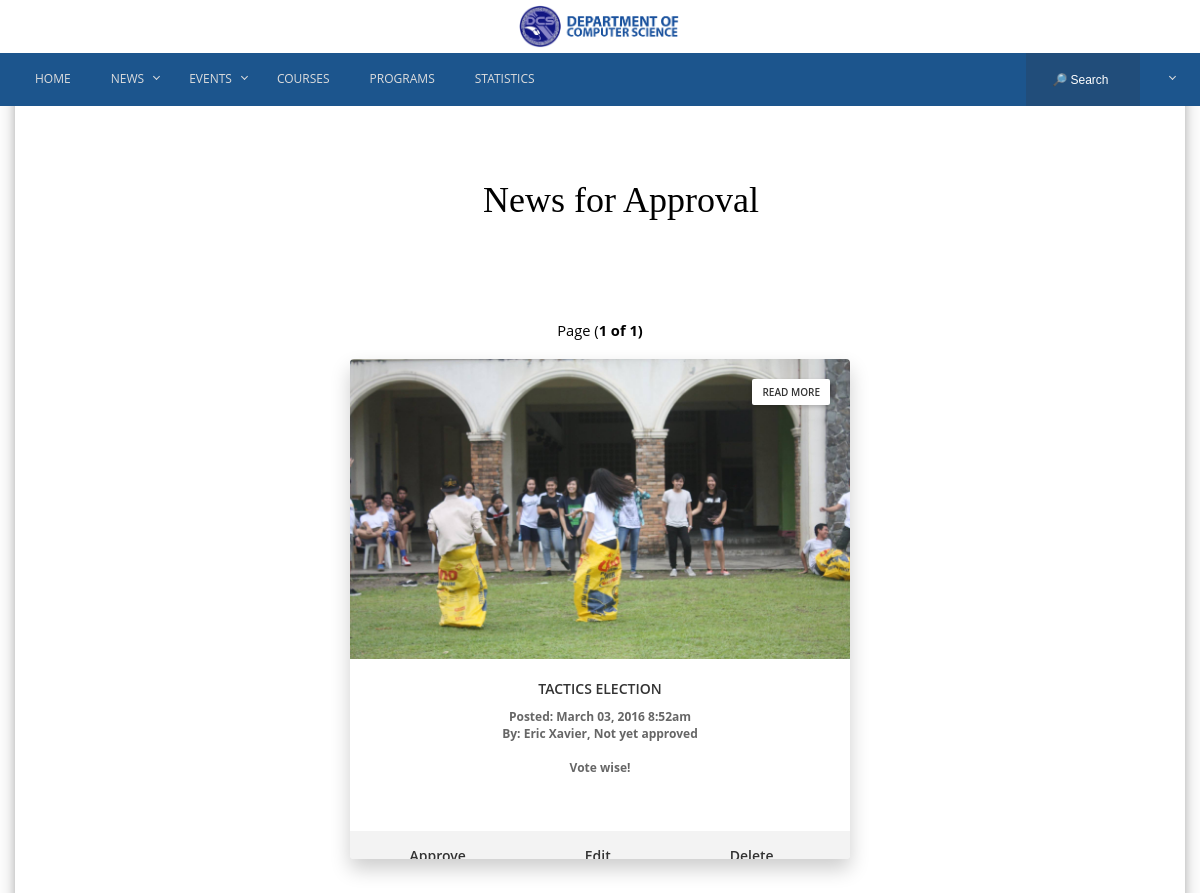
/news/newsForApproval.php, run on the app's committed database.
### tables this page shows
CREATE TABLE IF NOT EXISTS `news` (
  `news_id` int(11) NOT NULL,
  `user_id` int(6) NOT NULL,
  `picture_id` int(11) DEFAULT NULL,
  `title` varchar(100) NOT NULL,
  `details` text,
  `date_posted` datetime DEFAULT NULL,
  faculties tinyint(1) DEFAULT 0,
  students tinyint(1) DEFAULT 0,
  alumnus tinyint(1) DEFAULT 0,
  guests tinyint(1) DEFAULT 0,
  `is_approved` tinyint(1) NOT NULL,
   user_type tinyint(1) NOT NULL
);

CREATE TABLE IF NOT EXISTS `picture` (
  `picture_id` int(11) NOT NULL,
  `file_name` varchar(32) DEFAULT NULL,
  `file_path` varchar(32) DEFAULT NULL
);

CREATE TABLE IF NOT EXISTS `users` (
  `user_id` int(6) NOT NULL,
  `user_type` tinyint(1) NOT NULL,
  `username` varchar(10) NOT NULL,
  `password` varchar(32) NOT NULL,
  `first_name` varchar(25) NOT NULL,
  `middle_name` varchar(25) NOT NULL,
  `last_name` varchar(25) NOT NULL,
  `gender` char(1) NOT NULL,
  `birth_date` date NOT NULL,
  `address` text NOT NULL,
  `major` enum('IS','IT','CS','') NOT NULL,
  `gbox_acct` varchar(48) NOT NULL
);

### news/newsForApproval.php (the view, shortened to what this page needs)
<?php
	include('connection.php');
?>
<html>
	<head>
		<link rel="stylesheet" href="functionalities/css/contactus.css">
		<link rel="stylesheet" href="functionalities/css/calendar.css">
		<link rel="stylesheet" href="css/styles.css">
		<link rel="stylesheet" href="css/navbar-footer.css">
		<link rel="stylesheet" href="css/calendar.css">
		<link rel="stylesheet" href="css/events.css">
		<link rel="stylesheet" href="css/eventlist.css">
	</head>
<body>
<div class="toplogo">
	<a href='../home.php'><img src="css/temp/dcs-sign.png" /></a>
</div>
<?php
	require('navbar.php');
?>
	<div class="container">
		<div class="content-wrapper" >
			<div class="ptcontainer">
				<div class = "pagetitle">
           			<p> News for Approval</p>
            	</div>
            </div><br><br><br>
			<div class="content">
			<?php
				$sql = "SELECT count(*) from news WHERE is_approved = 0";
				$query = mysqli_query($conn, $sql);
				$row = mysqli_fetch_row($query);
				$rows = $row[0];
				$page_rows = 2;
				$last = ceil($rows/$page_rows);
				$pagenum = 1;
				$limit = 'LIMIT ' . ($pagenum - 1) * $page_rows . ', ' . $page_rows;
				$sql = "select * from news n, picture p, users u where n.picture_id = p.picture_id and u.user_id = n.user_id and n.is_approved = 0 order by date_posted desc $limit";
				$query = mysqli_query($conn, $sql);
				$textline2 = "Page (<b>$pagenum<b> of <b>$last<b>)";
			?>
			<?php
				if($rows == 0){
					echo '<i><div>There are no News that are posted by students.<div></i>';
				}else{
					echo "<p> $textline2</p>";
					while($row =  mysqli_fetch_array($query)){
						if($row['is_approved'] && ($_SESSION['user_type'] == 6 || $_SESSION['user_type'] == 7 || $_SESSION['user_type'] == 8)){
							$date = date("F m, Y g:ia", strtotime($row['date_posted']));
							?>
							<div class="card">
							    <div class="card-img">
							    	<img src="<?php echo $row['file_path']?>">
							      	<?php echo '<a class="rdmr" onclick="readMore(' .  $row['news_id'] . ')">Read More</a>';?>
							    </div>
							    <div class="card-content">
							      	<div class="title"><?php echo $row['title'] ?></div>
							      	<div class="desc">
							      	<?php
						      			$words = explode(' ', $row['details']);
						      			echo '<strong>Posted: ' . $date . ' </strong><br>';
						      			echo '<strong>By: ' . $row['first_name'] . ', ';
						      			if($row['is_approved'] == 0)
						      				echo 'Not yet approved</strong><br><br>';
						      			else
						      				echo 'Approved</strong><br><br>';
						      			if(count($words) > 4){
							      			for($i = 0; $i < 5; $i++){
							      				echo $words[$i] . ' ';
							      			}
							      			echo '....';
						      			}else
						      				echo $row['details'];
										?>
									</div>
								</div>
							</div>
							<?php
							}else{
								if($_SESSION['user_type'] == 0 || $_SESSION['user_type'] == 1 || $_SESSION['user_type'] == 2 || $_SESSION['user_type'] == 3 || $_SESSION['user_type'] == 5){
									$date = date("F m, Y g:ia", strtotime($row['date_posted']));
								?>
									<div class="card">
									    <div class="card-img">
									    	<img src="<?php echo $row['file_path']?>">
									      	<?php echo '<a class="rdmr" onclick="readMore(' .  $row['news_id'] . ')">Read More</a>';?>
									    </div>
									    <div class="card-content">
									      	<div class="title"><?php echo $row['title'] ?></div>
									      	<div class="desc">
									      	<?php
								      			$words = explode(' ', $row['details']);
								      			echo '<strong>Posted: ' . $date . ' </strong><br>';
								      			echo '<strong>By: ' . $row['first_name'] . ', ';
								      			if($row['is_approved'] == 0)
								      				echo 'Not yet approved</strong><br><br>';
								      			else
								      				echo 'Approved</strong><br><br>';
								      			if(count($words) > 4){
									      			for($i = 0; $i < 5; $i++){
									      				echo $words[$i] . ' ';
									      			}
									      			echo '....';
								      			}else
								      				echo $row['details'];
								      			if($row['user_type'] == 5 && $row['is_approved'] == 0 && ($_SESSION['user_type'] == 0 || $_SESSION['user_type'] == 1 || $_SESSION['user_type'] == 2 || $_SESSION['user_type'] == 3)){?>
											    	<div class="admin-btn">
											    		<div class="edit" style="padding: 0 -20% 0px -0;" onclick="approve(<?php echo $row['news_id']?>)"> <span>Approve</span>
												      	</div>
												    	<div class="edit" style="padding: 0px -5px 0px -5px" onclick="editNewsFunction(<?php echo $row['news_id']?>)"> <span>Edit</span>
												      	</div>
												      	<div class="delete" style="padding: 0px -5px 0px -5px" onclick="deleteNews(<?php echo $row['news_id']?>)"> <span>Delete</span>
												      	</div>
												    </div>
											</div>
										</div>
									</div>
									<?php
									}
								}
							}
						}
					}
				?>
 			</div>
		</div>
	</div>
</body>
<html>

### css/calendar.css (style rules this page uses)
.content-wrapper { box-shadow: 0 4px 8px 0 rgba(0, 0, 0, 0.2), 0 6px 20px 0 rgba(0, 0, 0, 0.19); }
.content { margin: 100px 0 auto; padding-top: 7%; padding-bottom: 0; height: 80%; height: 100%; overflow: hidden; }

### news/css/styles.css (style rules this page uses)
body, html { margin: 0; padding: 0; overflow-x: hidden; }
.toplogo { background: white; width: 100%; display: block; margin: 0 auto; position: fixed; z-index: 2; }
.toplogo a img { padding: 5px; display: block; margin: 0 auto; height: 43px; z-index: 10000; }
.container { padding-right:15px; padding-left:15px; margin: 0 auto; }
.content { margin-top: 25px; }
@media (min-width:768px) { .container { width:750px } }
@media (min-width:992px) { .container { width:970px } }
@media (min-width:1200px) { .container { width:1170px } }
body { font-family: 'Open Sans', sans-serif; text-align: justify; font-size: 11pt; }
a { text-decoration: none; color: white; }

### news/css/calendar.css (style rules this page uses)
.content-wrapper { box-shadow: 0 4px 8px 0 rgba(0, 0, 0, 0.2), 0 6px 20px 0 rgba(0, 0, 0, 0.19); }
.content { margin: 100px 0 auto; padding-top: 7%; padding-bottom: 0; height: 80%; height: 100%; overflow: hidden; }

### news/css/events.css (style rules this page uses)
.content-wrapper { box-shadow: 0 4px 8px 0 rgba(0, 0, 0, 0.2), 0 6px 20px 0 rgba(0, 0, 0, 0.19); }
.content { margin: 100px 0 auto; padding: 0; height: 80%; display: flex; height: 100%; overflow: hidden; }

### news/css/eventlist.css (style rules this page uses)
.card { background: #FFFFFF; width: 500px; border-radius: 4px; box-shadow: 0 10px 20px rgba(0, 0, 0, 0.2); margin: 5px 30px 0 30px; overflow: hidden; display: inline-block; height: 500px; }
.card-img { position: relative; height: 300px; text-align: center; overflow: hidden; background-size: cover; background-position: center; }
.card-img img { width: 100%; }
.content { padding: 0; display: block; text-align: center; }
.rdmr { position: absolute; top: 20px; right: 20px; background: #FFFFFF; border-radius: 2px; box-shadow: 0 2px 4px rgba(0, 0, 0, 0.2); padding: 6px 10px; color: #333333; font-size: 10px; font-weight: 600; line-height: normal; text-decoration: none; text-transform: uppercase; }
.card-content { text-align: center; padding: 20px; }
.title { margin: 0 0 10px; color: #333333; font-size: 14px; font-weight: 600; text-transform: uppercase; }
.desc { color: #666666; font-size: 12px; }
.admin-btn { display: -webkit-box; display: -webkit-flex; display: -ms-flexbox; display: flex; -webkit-box-orient: horizontal; -webkit-box-direction: normal; -webkit-flex-direction: row; -ms-flex-direction: row; flex-direction: row; -webkit-flex-wrap: nowrap; -ms-flex-wrap: nowrap; flex-wrap: nowrap; background: #F3F3F3; color: #333333; font-size: 14px; font-weight: 600; text-align: center; margin-top: 55px; }
.edit, .delete { padding: 15px 59.5px; }
.card-content { padding: 0; margin-top: 20px; }
.pagetitle { position:relative; vertical-align: middle; height: 10px; margin-top: 150px; display: inline-block; font-size: 36px; }
.pagetitle p { font-family: times; }
.content { display: block; margin-top: 50px; }
.ptcontainer { vertical-align: middle; display: block; margin-top:-50px; margin-left: 40%; }

### news/newsForApproval.php (style rules this page uses)
a { color: black; }

### data on the page
news: picture.file_path (picture), title "TACTICS ELECTION", date_posted "March 03, 2016 8:52am", user.first_name "Eric Xavier", is_approved "Not yet approved", details "Vote wise!"

### other printed values
$pagenum "1"
$last "1"
